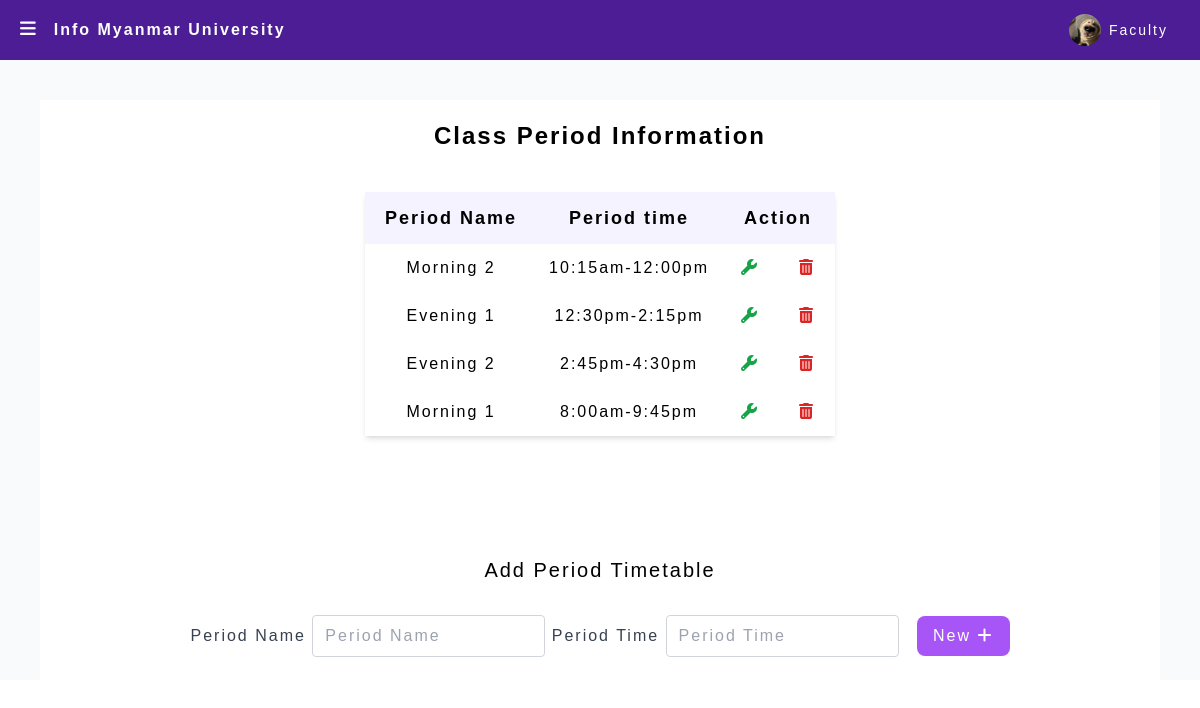
The page /adminperiodInfo (signed in) on the database its author committed.
### Website/models.py (models this page shows)
class Period(db.Model):
    id = db.Column(db.Integer, primary_key=True)
    period_name = db.Column(db.String(150))
    period_time = db.Column(db.String(150))
    attendances = db.relationship('Attendance')

### app.py (the view)
@app.route('/adminperiodInfo', methods=['GET', 'POST'])
def adminperiodInfo():
    if 'admin_id' not in session:
        return redirect(url_for('adminLogin'))
    else:
        return adminperiodinfo()

### Website/adminfeatues.py (called while the page is built, shortened)
def adminperiodinfo():
    periods = Period.query.all()
    return render_template("adminperiodInfo.html", periods=periods)

### Website/templates/adminperiodInfo.html (shortened to what this page needs)
{% extends "adminlayout.html" %} {% block title %} Period {% endblock%}
{% block content %}
<div class="m-10 flex flex-col justify-center items-center bg-white">
    <h3 class="mt-5 text-2xl font-semibold text-center">Class Period Information</h3>
  <div>
    <table class="text-center mx-16 my-10 shadow-md">
    <thead class="bg-violet-50 text-lg font-semibold">
        <tr>
            <th class="py-3 px-5">Period Name</th>
            <th class="py-3 px-5">Period time</th>
            <th class="py-3 px-5" colspan="2">Action</th>
        </tr>
    </thead>
    <tbody>
        {% for period in periods %}
        <tr>
            <td class="p-3">{{ period.period_name }}</td>
            <td class="p-3">{{ period.period_time }}</td>
            <td class="p-3">
                <a id="updatePeriodBtn" class="mx-2 text-green-600 hover:scale-110 hover:text-green-500" onclick="updateDataPeriod(this)" data-id-value="{{ period.id }}">
                    <i class="fas fa-wrench"></i>
                </a>
            </td>
            <td class="p-3">
                <button href="" onclick=deleteperiodAlert({{period.id}}) class="mx-2 text-red-600 hover:scale-110 hover:text-red-500" data-item-id="2">
                    <i class="fas fa-trash-alt"></i>
                </button>
            </td>
        </tr>
        {% endfor %}
    </tbody>
</table>
</div>
<div class="mt-20">
  <h2 class="text-xl mb-5 text-center">Add Period Timetable</h2>
  <form id="periodForm">
      <div class="mb-3">
          <label for="period_name" class="text-gray-700 font-medium mb-3">Period Name</label>
          <input
              type="text"
              class="border border-gray-300 px-3 py-2 rounded w-lg focus:outline-none focus:border-blue-800"
              id="period_name"
              name="period_name"
              placeholder="Period Name"
          />
          <label for="period_time" class="text-gray-700 font-medium mb-3">Period Time</label>
          <input
              type="text"
              class="border border-gray-300 px-3 py-2 rounded w-lg focus:outline-none focus:border-blue-800"
              id="period_time"
              name="period_time"
              placeholder="Period Time"
          />
          <button type="submit" class="mr-0 m-3 rounded-lg bg-purple-500 text-white px-4 py-2 rounded-3xl hover:bg-purple-600 focus:outline-none focus:bg-purple-600">New <i class="fas fa-plus"></i></button>
      </div>
  </form>
</div>
</div>
{% endblock %}

### Website/static/css/index.css (style rules this page uses)
html { font-family: Tahoma, sans-serif !important; letter-spacing: 2px; }

### rows shown on the page
Period: period_name "Morning 2", period_time "10:15am-12:00pm", {{ period.id }} 2 (drawn)
Period: period_name "Evening 1", period_time "12:30pm-2:15pm", {{ period.id }} 3 (drawn)
Period: period_name "Evening 2", period_time "2:45pm-4:30pm", {{ period.id }} 4 (drawn)
Period: period_name "Morning 1", period_time "8:00am-9:45pm", {{ period.id }} 5 (drawn)
